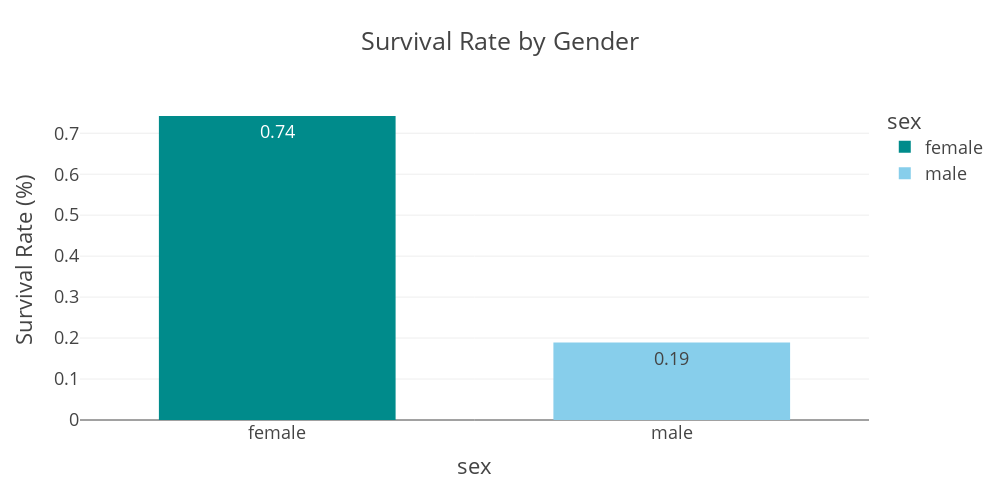

The notebook cell saved with this chart:
### Code cell
fig = px.bar(
    survival_gender, 
    x='sex', 
    y='survival_rate', 
    title='Survival Rate by Gender', 
    color='sex', 
    text='survival_rate', 
    color_discrete_sequence=['darkcyan', 'skyblue']
)

fig.update_traces(texttemplate='%{text:.2f}', textposition='inside')

fig.update_layout(
    template="presentation",
    paper_bgcolor="rgba(0,0,0,0)",
    plot_bgcolor="rgba(0,0,0,0)",
     bargap=0.4,
     width=1000,      
    height=500, 
    yaxis_title="Survival Rate (%)"
)

fig.show()

fig.write_image(os.path.join(results_dir, 'survival_gender_bar_chart.jpg'))
fig.write_image(os.path.join(results_dir, 'survival_gender_bar_chart.png'))
fig.write_html(os.path.join(results_dir, 'survival_gender_bar_chart.html'))

### Figure 1 — Plotly figure (JSON) as saved in the notebook; plotly's stock layout.template omitted (floating-point values rounded to 4 significant figures)
{"data": [{"hovertemplate": "sex=%{x}<br>survival_rate=%{text}<extra></extra>", "legendgroup": "female", "marker": {"color": "darkcyan", "pattern": {"shape": ""}}, "name": "female", "orientation": "v", "showlegend": true, "text": [0.742], "textposition": "inside", "texttemplate": "%{text:.2f}", "type": "bar", "x": ["female"], "xaxis": "x", "y": [0.742], "yaxis": "y"}, {"hovertemplate": "sex=%{x}<br>survival_rate=%{text}<extra></extra>", "legendgroup": "male", "marker": {"color": "skyblue", "pattern": {"shape": ""}}, "name": "male", "orientation": "v", "showlegend": true, "text": [0.1889], "textposition": "inside", "texttemplate": "%{text:.2f}", "type": "bar", "x": ["male"], "xaxis": "x", "y": [0.1889], "yaxis": "y"}], "layout": {"bargap": 0.4, "barmode": "relative", "height": 500, "legend": {"title": {"text": "sex"}, "tracegroupgap": 0}, "paper_bgcolor": "rgba(0, 0, 0, 0)", "plot_bgcolor": "rgba(0, 0, 0, 0)", "title": {"text": "Survival Rate by Gender"}, "width": 1000, "xaxis": {"anchor": "y", "autorange": true, "categoryarray": ["female", "male"], "categoryorder": "array", "domain": [0, 1], "range": [-0.5, 1.5], "title": {"text": "sex"}, "type": "category"}, "yaxis": {"anchor": "x", "autorange": true, "domain": [0, 1], "range": [0, 0.7811], "title": {"text": "Survival Rate (%)"}, "type": "linear"}}}
